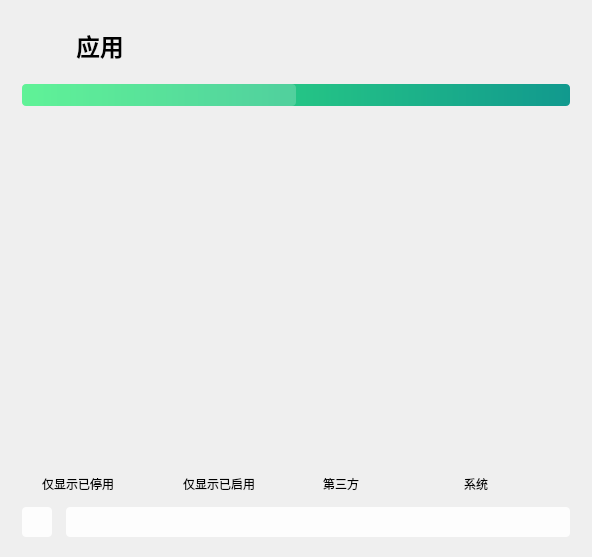
<?xml version="1.0" encoding="UTF-8"?>
<ui version="4.0">
 <class>sp_packages</class>
 <widget class="QWidget" name="sp_packages">
  <property name="geometry">
   <rect>
    <x>0</x>
    <y>0</y>
    <width>592</width>
    <height>557</height>
   </rect>
  </property>
  <property name="windowTitle">
   <string>Form</string>
  </property>
  <layout class="QVBoxLayout" name="verticalLayout_3">
   <item>
    <widget class="QWidget" name="widget" native="true">
     <property name="styleSheet">
      <string notr="true">border-radius: 4px;
background-color: rgba(255, 255, 255, 0);
border:0px solid #BDBDBD;</string>
     </property>
     <layout class="QVBoxLayout" name="verticalLayout_2">
      <property name="leftMargin">
       <number>11</number>
      </property>
      <property name="rightMargin">
       <number>11</number>
      </property>
      <item>
       <layout class="QVBoxLayout" name="verticalLayout">
        <property name="spacing">
         <number>14</number>
        </property>
        <item>
         <layout class="QHBoxLayout" name="horizontalLayout_2">
          <property name="spacing">
           <number>14</number>
          </property>
          <item>
           <widget class="QLabel" name="icon">
            <property name="minimumSize">
             <size>
              <width>40</width>
              <height>40</height>
             </size>
            </property>
            <property name="maximumSize">
             <size>
              <width>40</width>
              <height>40</height>
             </size>
            </property>
            <property name="styleSheet">
             <string notr="true">border-radius: 4px;
border:0px solid #BDBDBD;
image: url(:/ico/image/ico/android-line.svg);</string>
            </property>
            <property name="text">
             <string/>
            </property>
           </widget>
          </item>
          <item>
           <widget class="QLabel" name="title">
            <property name="minimumSize">
             <size>
              <width>0</width>
              <height>50</height>
             </size>
            </property>
            <property name="maximumSize">
             <size>
              <width>16777215</width>
              <height>50</height>
             </size>
            </property>
            <property name="font">
             <font>
              <pointsize>18</pointsize>
              <bold>true</bold>
             </font>
            </property>
            <property name="styleSheet">
             <string notr="true">border-radius: 4px;
border:0px solid #BDBDBD;</string>
            </property>
            <property name="text">
             <string>应用</string>
            </property>
           </widget>
          </item>
         </layout>
        </item>
        <item>
         <widget class="QProgressBar" name="progressBar">
          <property name="styleSheet">
           <string notr="true">QProgressBar{
	font:9pt;
	border-radius:4px;
	text-align:center;
	/*border:1px solid #E8EDF2;*/
    border:0px solid #E8EDF2;
	background-color: qlineargradient(x1:0,y1:1,x1:1,y1:0,stop:0 #11998e, stop:1 #38ef7d);
}
QProgressBar:chunk{
	border-radius:4px;
	background-color:rgba(255,255,255,0.2);
}
</string>
          </property>
          <property name="maximum">
           <number>0</number>
          </property>
          <property name="value">
           <number>-1</number>
          </property>
          <property name="textVisible">
           <bool>true</bool>
          </property>
         </widget>
        </item>
        <item>
         <widget class="QListView" name="listView">
          <property name="font">
           <font>
            <family>MiSans Medium</family>
           </font>
          </property>
         </widget>
        </item>
        <item>
         <layout class="QHBoxLayout" name="horizontalLayout_3">
          <item>
           <widget class="QCheckBox" name="checkBox_d">
            <property name="text">
             <string>仅显示已停用</string>
            </property>
           </widget>
          </item>
          <item>
           <widget class="QCheckBox" name="checkBox_e">
            <property name="text">
             <string>仅显示已启用</string>
            </property>
           </widget>
          </item>
          <item>
           <widget class="QCheckBox" name="checkBox_3">
            <property name="text">
             <string>第三方</string>
            </property>
           </widget>
          </item>
          <item>
           <widget class="QCheckBox" name="checkBox_s">
            <property name="text">
             <string>系统</string>
            </property>
           </widget>
          </item>
         </layout>
        </item>
        <item>
         <layout class="QHBoxLayout" name="horizontalLayout">
          <item>
           <widget class="QPushButton" name="back_to_basePage">
            <property name="minimumSize">
             <size>
              <width>30</width>
              <height>30</height>
             </size>
            </property>
            <property name="maximumSize">
             <size>
              <width>30</width>
              <height>30</height>
             </size>
            </property>
            <property name="styleSheet">
             <string notr="true">QPushButton{background-color:rgba(255,255,255,0.9);border-radius:4px;border:0px;}
QPushButton:hover{background-color:rgba(255,255,255,0.7);}
QPushButton:pressed{background-color:rgba(255,255,255,0.6);}</string>
            </property>
            <property name="text">
             <string/>
            </property>
            <property name="icon">
             <iconset resource="../../ico.qrc">
              <normaloff>:/ico/image/ico/arrow-left-line.svg</normaloff>:/ico/image/ico/arrow-left-line.svg</iconset>
            </property>
            <property name="iconSize">
             <size>
              <width>18</width>
              <height>18</height>
             </size>
            </property>
           </widget>
          </item>
          <item>
           <widget class="QPushButton" name="refreshBtn">
            <property name="sizePolicy">
             <sizepolicy hsizetype="Expanding" vsizetype="Fixed">
              <horstretch>0</horstretch>
              <verstretch>0</verstretch>
             </sizepolicy>
            </property>
            <property name="minimumSize">
             <size>
              <width>30</width>
              <height>30</height>
             </size>
            </property>
            <property name="maximumSize">
             <size>
              <width>16777215</width>
              <height>30</height>
             </size>
            </property>
            <property name="styleSheet">
             <string notr="true">QPushButton{background-color:rgba(255,255,255,0.9);border-radius:4px;border:0px;}
QPushButton:hover{background-color:rgba(255,255,255,0.7);}
QPushButton:pressed{background-color:rgba(255,255,255,0.6);}</string>
            </property>
            <property name="text">
             <string/>
            </property>
            <property name="icon">
             <iconset resource="../../ico.qrc">
              <normaloff>:/ico/image/ico/refresh-line.svg</normaloff>:/ico/image/ico/refresh-line.svg</iconset>
            </property>
            <property name="iconSize">
             <size>
              <width>18</width>
              <height>18</height>
             </size>
            </property>
           </widget>
          </item>
         </layout>
        </item>
       </layout>
      </item>
     </layout>
    </widget>
   </item>
  </layout>
 </widget>
 <resources>
  <include location="../../ico.qrc"/>
 </resources>
 <connections/>
</ui>
